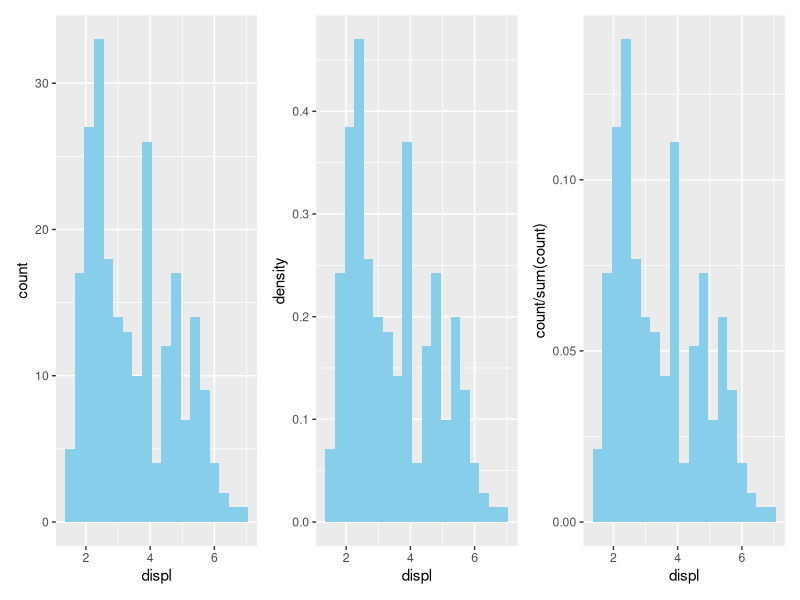
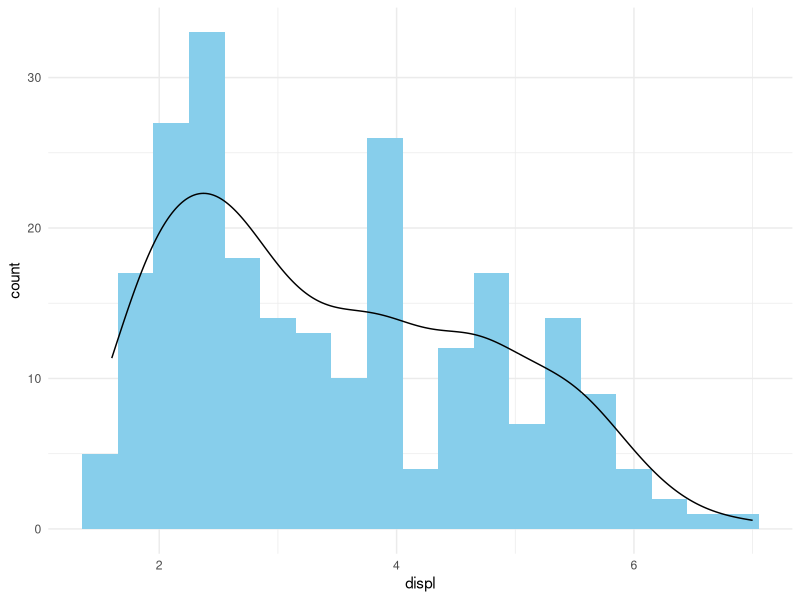
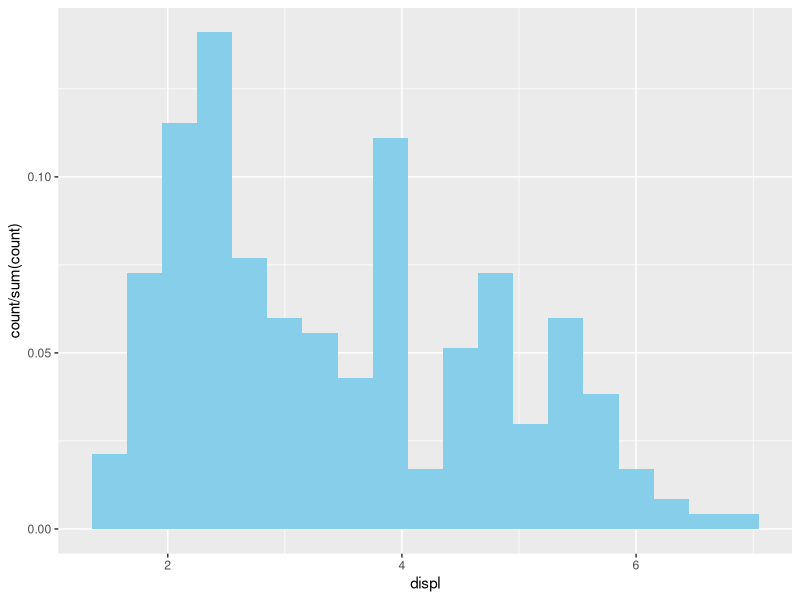

The R script that drew these images, in order:
## ---- chunk 1
library(ggplot2)
library(dplyr)
library(patchwork)

## ---- chunk 2
bw <- .3

h1 <- ggplot(mpg) +
  aes(x = displ) +
  geom_histogram(binwidth = bw, fill = "skyblue")

## histogram with density
h2 <- ggplot(mpg) +
  aes(x = displ) +
  geom_histogram(aes(y = after_stat(density)),
                 binwidth = bw, fill = "skyblue")

## histogram with proportion
h3 <- ggplot(mpg) +
  aes(x = displ) +
  geom_histogram(aes(y = after_stat(count / sum(count))),
                 binwidth = bw, fill = "skyblue")

h1 + h2 + h3

## histogram with density curve
ggplot(mpg) +
  aes(displ) +
	geom_histogram(aes(y = after_stat(count)), 
	               binwidth = bw, fill = "skyblue") +
	geom_density(aes(y = after_stat(count) * bw)) +
	theme_minimal()
## ---- chunk 3
ggplot(mpg) +
  aes(x = displ) +
  geom_histogram(aes(y = after_stat(count / sum(count))),
                 binwidth = bw, fill = "skyblue")

